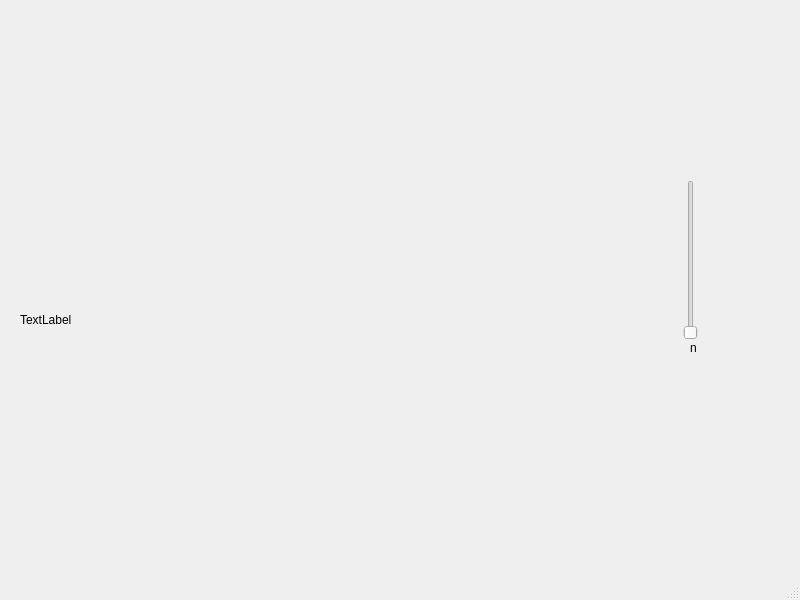
<?xml version="1.0" encoding="UTF-8"?>
<ui version="4.0">
 <class>MainWindow</class>
 <widget class="QMainWindow" name="MainWindow">
  <property name="geometry">
   <rect>
    <x>0</x>
    <y>0</y>
    <width>800</width>
    <height>600</height>
   </rect>
  </property>
  <property name="windowTitle">
   <string>MainWindow</string>
  </property>
  <widget class="QWidget" name="centralwidget">
   <widget class="QSlider" name="verticalSlider">
    <property name="geometry">
     <rect>
      <x>680</x>
      <y>180</y>
      <width>22</width>
      <height>160</height>
     </rect>
    </property>
    <property name="minimumSize">
     <size>
      <width>22</width>
      <height>160</height>
     </size>
    </property>
    <property name="maximum">
     <number>5</number>
    </property>
    <property name="orientation">
     <enum>Qt::Vertical</enum>
    </property>
   </widget>
   <widget class="QLabel" name="label">
    <property name="geometry">
     <rect>
      <x>20</x>
      <y>20</y>
      <width>550</width>
      <height>600</height>
     </rect>
    </property>
    <property name="text">
     <string>TextLabel</string>
    </property>
   </widget>
   <widget class="QLabel" name="label_2">
    <property name="geometry">
     <rect>
      <x>690</x>
      <y>340</y>
      <width>21</width>
      <height>16</height>
     </rect>
    </property>
    <property name="text">
     <string>n</string>
    </property>
   </widget>
  </widget>
  <widget class="QMenuBar" name="menubar">
   <property name="geometry">
    <rect>
     <x>0</x>
     <y>0</y>
     <width>800</width>
     <height>21</height>
    </rect>
   </property>
  </widget>
  <widget class="QStatusBar" name="statusbar"/>
 </widget>
 <resources/>
 <connections/>
</ui>
